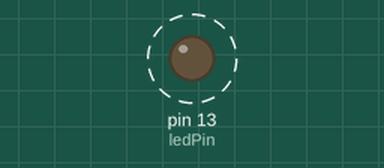
The sketch below on a simulated Arduino Uno, built with avr-gcc and run on an emulated ATmega328P. On the bench: output pins drawn as LEDs (lit = HIGH). Dashed ring = blinking.

Above: at 0.2 s.
Timing chart, 0 to 3.0 s (numbered marks = the images above):
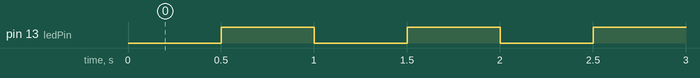

The sketch:

first.ino
```cpp
// My first programme in Arduino
const int ledPin = 13; 							// pin 13 is the on board LED.

void setup() {
	pinMode(ledPin, OUTPUT);          // set pin 13 to be OUTPUT
}

void loop() {    										// The loop function Runs over and over forever
	digitalWrite(ledPin, LOW);        // make ledPin LOW, turn off
	delay(500);												// wait 0.5 seconds
	digitalWrite(ledPin, HIGH);       // make ledPin HIGH, turn on
	delay(500); 											// wait 0.5 seconds
}
```

Measured:
- by itself, pin 13 (ledPin): alternates HIGH for 0.50 s and LOW for 0.50 s
